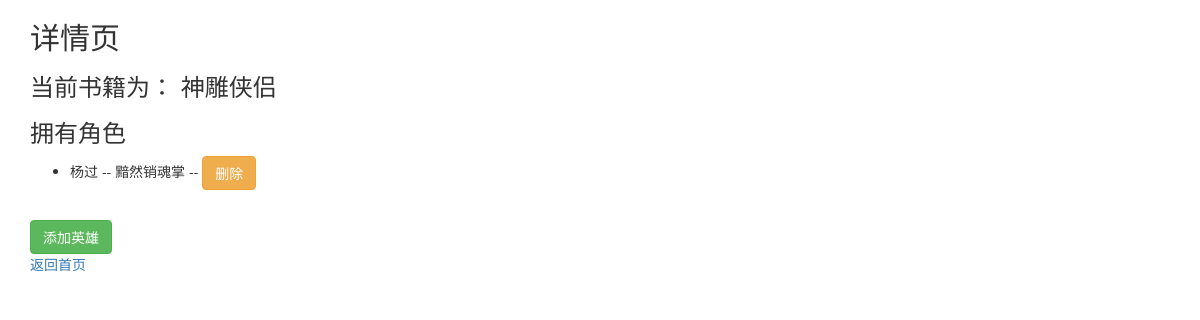
The page /detail/4/ on the database as committed earlier.
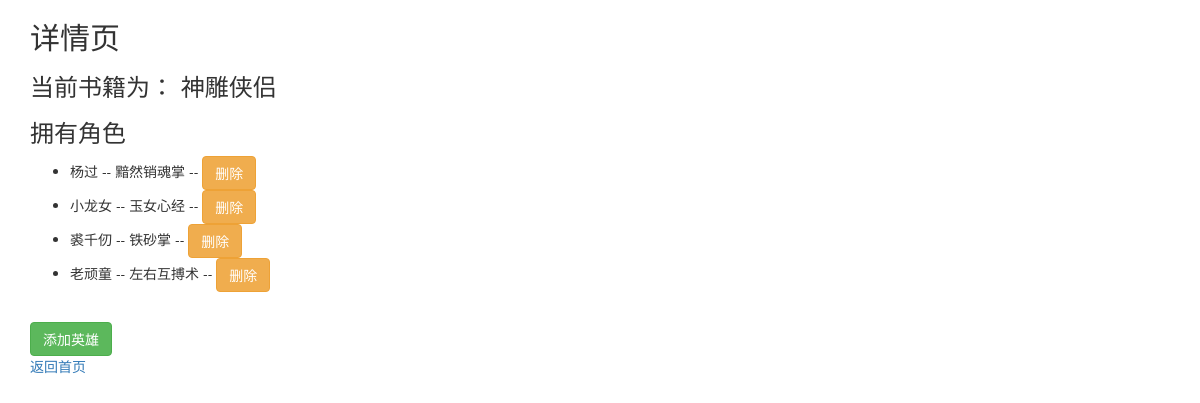
The same page on the database as committed later.
### booktest/models.py (models this page shows, shortened)
class HeroInfo(models.Model):
    name = models.CharField(max_length=20)
    gender = models.CharField(max_length=5,choices= ( ("man","男"),("women","女"))   )
    type = models.CharField(max_length=5,choices=(("man","男"),("women","女") ),default="man")
    content = models.CharField(max_length=100)
    book = models.ForeignKey(BookInfo,on_delete=models.CASCADE)
    objects = HeroInfoManager()

### booktest/views.py (the view)
# urls.py: url(r'^detail/(\d+)/$',views.detail,name="detail"),
def detail(request,id):
    book = BookInfo.objects.get(pk=id)
    return render(request,"booktest/detail.html",{"book":book})

### templates/booktest/detail.html (shortened to what this page needs)
<!DOCTYPE html>
<html lang="en">
<head>
    <link href="https://cdn.jsdelivr.net/npm/bootstrap@3.3.7/dist/css/bootstrap.min.css" rel="stylesheet">
</head>
<body>
<div class="container">
    <h2>详情页</h2>
    <h3>当前书籍为： {{ book.title }}</h3>
    {% if book.heroinfo_set.count %}
    <h3>拥有角色</h3>
    <ul>
        {% for hero in book.heroinfo_set.all %}
        <li>{{ hero.name }} -- {{ hero.content }} -- <a class="btn btn-warning" href="{% url 'booktest:deletehero' hero.id %}">删除</a></li>
        {% endfor %}
    </ul>
    {% else %}
    <h3>没有角色</h3>
    {% endif %}
    <br>
    <a class="btn btn-success" href="{% url 'booktest:addhero' book.id %}">添加英雄</a>
    <br>
    <a href="{% url 'booktest:index' %}">返回首页</a>
</div>
</body>
</html>

Rows that differ between the two databases and show on the page:
added HeroInfo: name "小龙女", content "玉女心经"
added HeroInfo: name "裘千仞", content "铁砂掌"
added HeroInfo: name "老顽童", content "左右互搏术"
